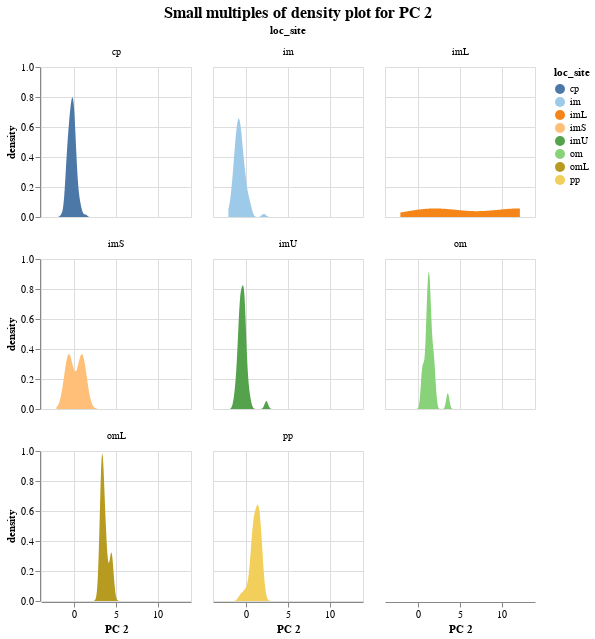

Write notebook code for a chart like this one.
### Code cell
#plotting each principal compoments in small multiples
pca2_facet = alt.Chart(df_ecoli, width=150, height=150).transform_density(
    'pca2',
    groupby=['loc_site'],
    as_=['pca2', 'density'],
).mark_area().encode(
    x=alt.X('pca2:Q', title="PC 2"),
    y=alt.Y('density:Q'),
    color=alt.Color('loc_site:N', scale=alt.Scale(scheme='tableau20'))
    #opacity=alt.condition(selection, alt.value(1), alt.value(0.2))
).facet(
    'loc_site:N',
    columns=3
).properties(
    title= 'Small multiples of density plot for PC 2'
)

(pca2_facet).configure_title(
    anchor= 'middle',
    fontSize=16  
)

### Figure 1 — Vega-Lite specification as saved in the notebook (floating-point values rounded to 4 significant figures; data arrays with more than 128 entries replaced by an {"elided": "..."} marker saying what was removed)
{"config": {"view": {"continuousWidth": 400, "continuousHeight": 300}, "title": {"anchor": "middle", "fontSize": 16}}, "data": {"name": "data-3051613e60c8643f9c648787416e25fd"}, "facet": {"type": "nominal", "field": "loc_site"}, "spec": {"mark": "area", "encoding": {"color": {"type": "nominal", "field": "loc_site", "scale": {"scheme": "tableau20"}}, "x": {"type": "quantitative", "field": "pca2", "title": "PC 2"}, "y": {"type": "quantitative", "field": "density"}}, "height": 150, "transform": [{"density": "pca2", "groupby": ["loc_site"], "as": ["pca2", "density"]}], "width": 150}, "columns": 3, "title": "Small multiples of density plot for PC 2", "$schema": "https://vega.github.io/schema/vega-lite/v4.8.1.json", "datasets": {"data-3051613e60c8643f9c648787416e25fd": {"elided": "336 records"}}}
